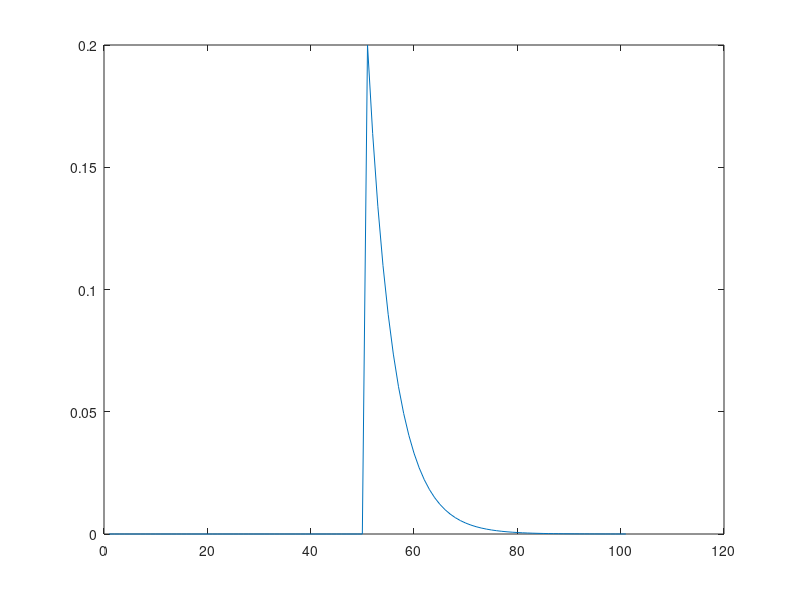
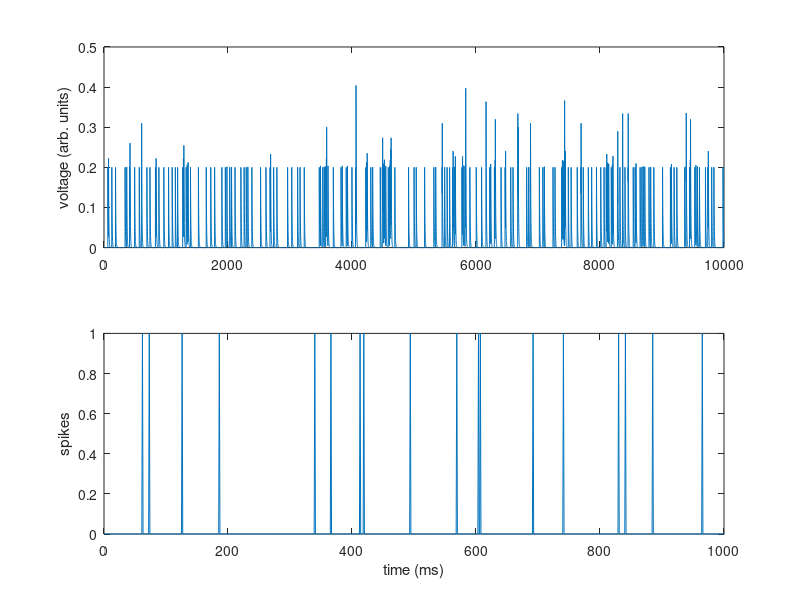

Here is the MATLAB script that generated these plots, in order: (Note: this script raises an error after producing the figures.)
%% Part 3: Convolution to estimate voltage response to a spike train
clear all
% generating a 20Hz Poisson Spike Train
target_rate = 20; % measured in Hz
N = 10000;
firing_rate = 0;
p = 0;
while 1
    if abs(firing_rate - target_rate)<0.1
        break
    end
    spiketrain = rand(1,N)>(1-p);
    firing_rate = sum(spiketrain==1)/(N/1000);
    p = p + 0.00001;
    if p > 1
        disp('did not find a suitable p')
        break
    end
end

% construct kernel
mu = 5;
k = exppdf(-50:50, mu); 
plot(k)

% convolution
spiketrain = double(spiketrain);
estimated_voltage = conv(spiketrain,k,'same');

% plot
time = (1:N); % time vector in ms
figure()
subplot(2,1,1)
plot(time,estimated_voltage)
ylabel('voltage (arb. units)')
subplot(2,1,2)
plot(time,spiketrain)
xlabel('time (ms)')
ylabel('spikes')
xlim([0 1000])
linkaxes()